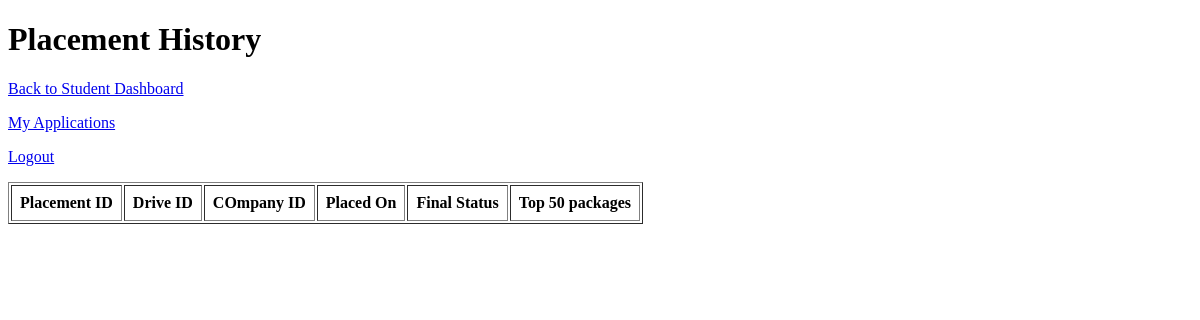
/student/history (signed in), run on an earlier commit of the app's database.
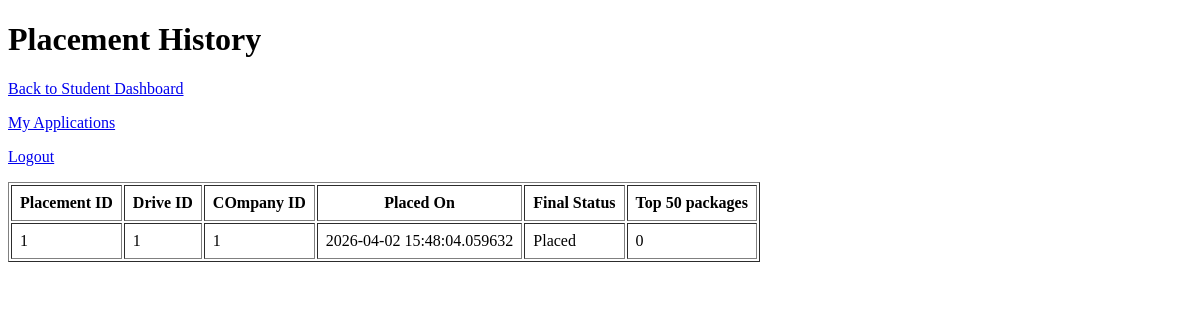
And on a later commit of the database.
### models.py (models this page shows)
class Placement(db.Model):
    id = db.Column(db.Integer, primary_key = True)
    student_id = db.Column(db.Integer, db.ForeignKey('student.id'), nullable = False)
    drive_id = db.Column(db.Integer, db.ForeignKey('placement_drive.id'), nullable = False)
    company_id = db.Column(db.Integer, db.ForeignKey('company.id'), nullable=False)
    placed_on = db.Column(db.DateTime, default = datetime.now(UTC))
    final_status = db.Column(db.String(50), default = "Pending")
    top_50_packages = db.Column(db.Integer, nullable = False)
    drive = db.relationship('PlacementDrive')
    company = db.relationship('Company')

### app.py (the view)
@app.route("/student/history")
def student_history():
    if not student_logged_in():
        flash("Unauthorized access.")
        return redirect(url_for("login"))
    student_id = session["user_id"]
    placements = Placement.query.filter_by(student_id = student_id).all()
    return render_template("student_history.html", placements = placements)

### app.py (called while the page is built)
def student_logged_in():
    return "user_id" in session and session.get("role") =="student"

### templates/student_history.html (shortened to what this page needs)
<!DOCTYPE html>
<html lang="en">
<head>
</head>
<body>
    <h1>Placement History</h1>
    <p><a href="{{ url_for('student_dashboard') }}">Back to Student Dashboard</a></p>
    <p><a href="{{ url_for('student_applications') }}">My Applications</a></p>
    <p><a href="{{ url_for('logout') }}">Logout</a></p>
    <table border="1" cellpadding="8">
        <tr>
            <th>Placement ID</th>
            <th>Drive ID</th>
            <th>COmpany ID</th>
            <th>Placed On</th>
            <th>Final Status</th>
            <th>Top 50 packages</th>
        </tr>
        {% for placement in placements %}
        <tr>
            <td>{{ placement.id }}</td>
            <td>{{ placement.drive_id }}</td>
            <td>{{ placement.company_id }}</td>
            <td>{{ placement.placed_on }}</td>
            <td>{{ placement.final_status }}</td>
            <td>{{ placement.top_50_packages }}</td>
        </tr>
        {% endfor %}
    </table>
</body>
</html>

What changed in the data, as far as the page shows it:
added Placement: id "1", drive_id "1", company_id "1", placed_on "2026-04-02 15:48:04.059632", final_status "Placed", top_50_packages "0"
